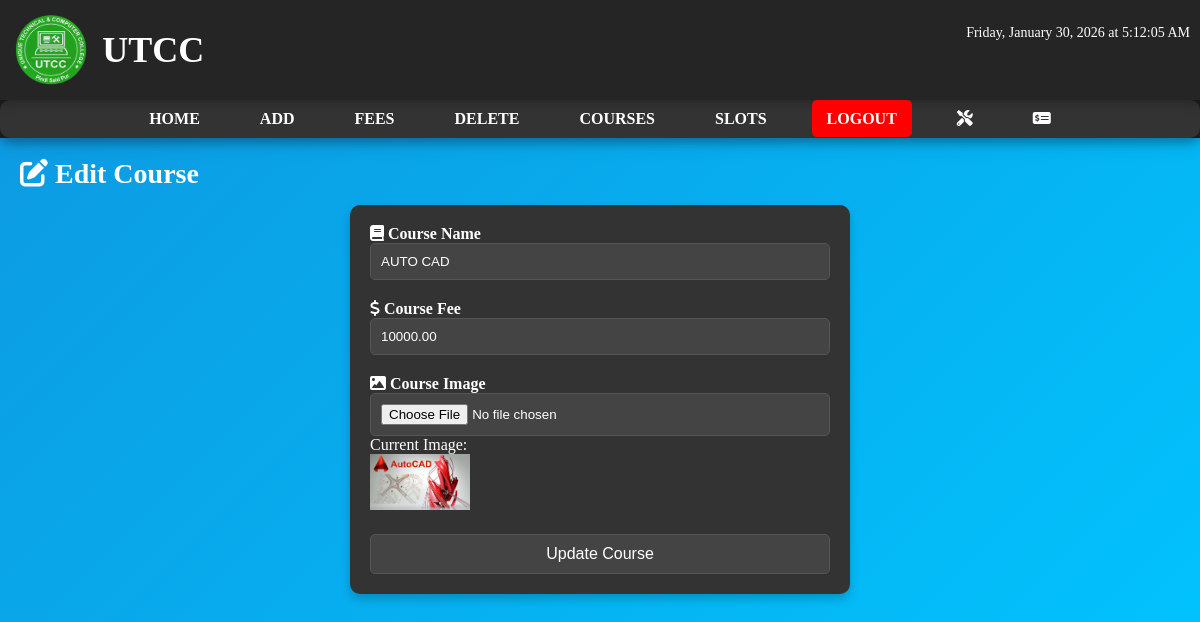
/add_course.php?id=2 (signed in), run on the app's committed database.
### tables this page shows
CREATE TABLE `courses` (
  `id` int(11) NOT NULL AUTO_INCREMENT,
  `name` varchar(100) NOT NULL,
  `fees` decimal(10,2) NOT NULL,
  `picture` varchar(255) NOT NULL,
  PRIMARY KEY (`id`)
);

### add_course.php (the view, shortened to what this page needs)
<?php
include 'header.php';
include 'db_connection.php';
$courseName = $courseFee = $courseImage = "";
$updateMode = false;
if (isset($_GET['id'])) {
    $updateMode = true;
    $courseId = $_GET['id'];
    $query = "SELECT * FROM courses WHERE id = $courseId";
    $result = mysqli_query($conn, $query);
    $course = mysqli_fetch_assoc($result);
    $courseName = $course['name'];
    $courseFee = $course['fees'];
    $courseImage = $course['picture'];
}
?>
<!DOCTYPE html>
<html lang="en">
<head>
    <link rel="stylesheet" href="style1.css">
    <link rel="stylesheet" href="https://cdnjs.cloudflare.com/ajax/libs/font-awesome/6.0.0/css/all.min.css">
</head>
<body>
<div id="main-content">
    <h2><i class="fa <?php echo $updateMode ? 'fa-edit' : 'fa-plus'; ?>"></i> <?php echo $updateMode ? "Edit Course" : "Add New Course"; ?></h2>
    <form class="post-form" action="add_course.php<?php echo $updateMode ? "?id=$courseId" : ""; ?>" method="post" enctype="multipart/form-data">
        <div class="form-group">
            <label><i class="fa fa-book"></i> Course Name</label>
            <input type="text" name="course_name" value="<?php echo $courseName; ?>" required />
        </div>
        <div class="form-group">
            <label><i class="fa fa-dollar-sign"></i> Course Fee</label>
            <input type="number" name="course_fee" step="0.01" value="<?php echo $courseFee; ?>" required />
        </div>
        <div class="form-group">
            <label><i class="fa fa-image"></i> Course Image</label>
            <input type="file" name="course_image" accept="image/*" />
            <?php if ($updateMode && $courseImage) { ?>
                <p>Current Image:</p>
                <img src="<?php echo $courseImage; ?>" width="100">
            <?php } ?>
        </div>
        <input class="submit-btn" type="submit" value="<?php echo $updateMode ? "Update Course" : "Add Course"; ?>" />
    </form>
</div>
</body>
</html>

### style1.css (style rules this page uses)
* { margin: 0; padding: 0; box-sizing: border-box; }
body { background: linear-gradient(135deg, #0d98e0, #00c6ff); background-attachment: fixed; color: #fff; transition: background 0.5s; overflow-x: hidden; font-family: calibri; }
#main-content { padding: 20px; }
#main-content h2 { font-size: 28px; text-transform: capitalize; margin-bottom: 15px; }
button, .p-btn, .a-btn, .l-btn, .submit-btn { font-size: 16px; padding: 10px 15px; color: #fff; border: none; border-radius: 5px; cursor: pointer; transition: background 0.3s, transform 0.2s ease; }
.submit-btn { background-color: #1abc9c; }
#main-content .post-form { max-width: 500px; margin: 0 auto; padding: 20px; background-color: #333; border-radius: 10px; box-shadow: 0 5px 10px rgba(0, 0, 0, 0.2); transition: transform 0.2s ease; }
#main-content .post-form .form-group { margin-bottom: 20px; }
#main-content .post-form .form-group label { font-weight: 600; }
#main-content .post-form input, #main-content .post-form select, #main-content .post-form textarea { width: 100%; padding: 10px; border: 1px solid #555; border-radius: 5px; background-color: #444; color: #fff; transition: border-color 0.3s ease, color 0.3s ease; }

### data on the page
courses: course_name "AUTO CAD", course_fee "10000.00", picture (picture)
